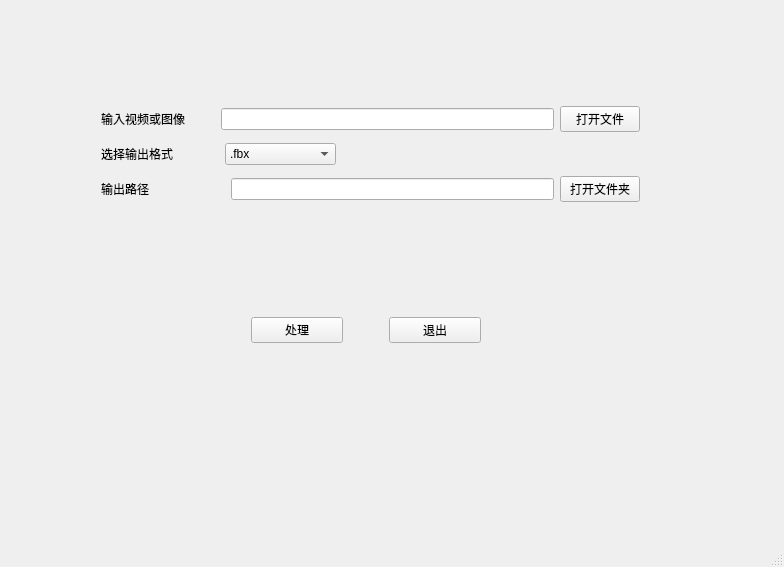
<?xml version="1.0" encoding="UTF-8"?>
<ui version="4.0">
 <class>MainWindow</class>
 <widget class="QMainWindow" name="MainWindow">
  <property name="enabled">
   <bool>true</bool>
  </property>
  <property name="geometry">
   <rect>
    <x>0</x>
    <y>0</y>
    <width>784</width>
    <height>567</height>
   </rect>
  </property>
  <property name="windowTitle">
   <string>MainWindow</string>
  </property>
  <property name="styleSheet">
   <string notr="true"/>
  </property>
  <widget class="QWidget" name="centralWidget">
   <widget class="QWidget" name="horizontalLayoutWidget_4">
    <property name="geometry">
     <rect>
      <x>240</x>
      <y>290</y>
      <width>252</width>
      <height>80</height>
     </rect>
    </property>
    <layout class="QHBoxLayout" name="horizontalLayout_5">
     <item>
      <widget class="QPushButton" name="pushButton">
       <property name="text">
        <string>处理</string>
       </property>
      </widget>
     </item>
     <item>
      <spacer name="horizontalSpacer_2">
       <property name="orientation">
        <enum>Qt::Horizontal</enum>
       </property>
       <property name="sizeType">
        <enum>QSizePolicy::Fixed</enum>
       </property>
       <property name="sizeHint" stdset="0">
        <size>
         <width>40</width>
         <height>20</height>
        </size>
       </property>
      </spacer>
     </item>
     <item>
      <widget class="QPushButton" name="pushButton_2">
       <property name="text">
        <string>退出</string>
       </property>
      </widget>
     </item>
    </layout>
   </widget>
   <widget class="QWidget" name="verticalLayoutWidget">
    <property name="geometry">
     <rect>
      <x>90</x>
      <y>90</y>
      <width>561</width>
      <height>131</height>
     </rect>
    </property>
    <layout class="QVBoxLayout" name="verticalLayout">
     <item>
      <layout class="QHBoxLayout" name="horizontalLayout_8">
       <item>
        <widget class="QLabel" name="label">
         <property name="text">
          <string>输入视频或图像</string>
         </property>
        </widget>
       </item>
       <item>
        <spacer name="horizontalSpacer">
         <property name="orientation">
          <enum>Qt::Horizontal</enum>
         </property>
         <property name="sizeType">
          <enum>QSizePolicy::Fixed</enum>
         </property>
         <property name="sizeHint" stdset="0">
          <size>
           <width>30</width>
           <height>20</height>
          </size>
         </property>
        </spacer>
       </item>
       <item>
        <widget class="QLineEdit" name="lineEdit"/>
       </item>
       <item>
        <widget class="QPushButton" name="pushButton_3">
         <property name="text">
          <string>打开文件</string>
         </property>
        </widget>
       </item>
      </layout>
     </item>
     <item>
      <layout class="QHBoxLayout" name="horizontalLayout_6">
       <item>
        <widget class="QLabel" name="label_2">
         <property name="sizePolicy">
          <sizepolicy hsizetype="Fixed" vsizetype="Preferred">
           <horstretch>0</horstretch>
           <verstretch>0</verstretch>
          </sizepolicy>
         </property>
         <property name="text">
          <string>选择输出格式</string>
         </property>
        </widget>
       </item>
       <item>
        <spacer name="horizontalSpacer_4">
         <property name="orientation">
          <enum>Qt::Horizontal</enum>
         </property>
         <property name="sizeType">
          <enum>QSizePolicy::Fixed</enum>
         </property>
         <property name="sizeHint" stdset="0">
          <size>
           <width>46</width>
           <height>20</height>
          </size>
         </property>
        </spacer>
       </item>
       <item>
        <widget class="QComboBox" name="comboBox">
         <item>
          <property name="text">
           <string>.fbx</string>
          </property>
         </item>
         <item>
          <property name="text">
           <string>.vmd</string>
          </property>
         </item>
         <item>
          <property name="text">
           <string>.fbx和.vmd文件</string>
          </property>
         </item>
        </widget>
       </item>
       <item>
        <spacer name="horizontalSpacer_5">
         <property name="orientation">
          <enum>Qt::Horizontal</enum>
         </property>
         <property name="sizeHint" stdset="0">
          <size>
           <width>40</width>
           <height>20</height>
          </size>
         </property>
        </spacer>
       </item>
      </layout>
     </item>
     <item>
      <layout class="QHBoxLayout" name="horizontalLayout_7">
       <item>
        <widget class="QLabel" name="label_3">
         <property name="text">
          <string>输出路径</string>
         </property>
        </widget>
       </item>
       <item>
        <spacer name="horizontalSpacer_3">
         <property name="orientation">
          <enum>Qt::Horizontal</enum>
         </property>
         <property name="sizeType">
          <enum>QSizePolicy::Fixed</enum>
         </property>
         <property name="sizeHint" stdset="0">
          <size>
           <width>75</width>
           <height>20</height>
          </size>
         </property>
        </spacer>
       </item>
       <item>
        <widget class="QLineEdit" name="lineEdit_3"/>
       </item>
       <item>
        <widget class="QPushButton" name="pushButton_4">
         <property name="text">
          <string>打开文件夹</string>
         </property>
        </widget>
       </item>
      </layout>
     </item>
    </layout>
   </widget>
  </widget>
  <widget class="QStatusBar" name="statusBar"/>
 </widget>
 <layoutdefault spacing="6" margin="11"/>
 <resources/>
 <connections/>
</ui>
